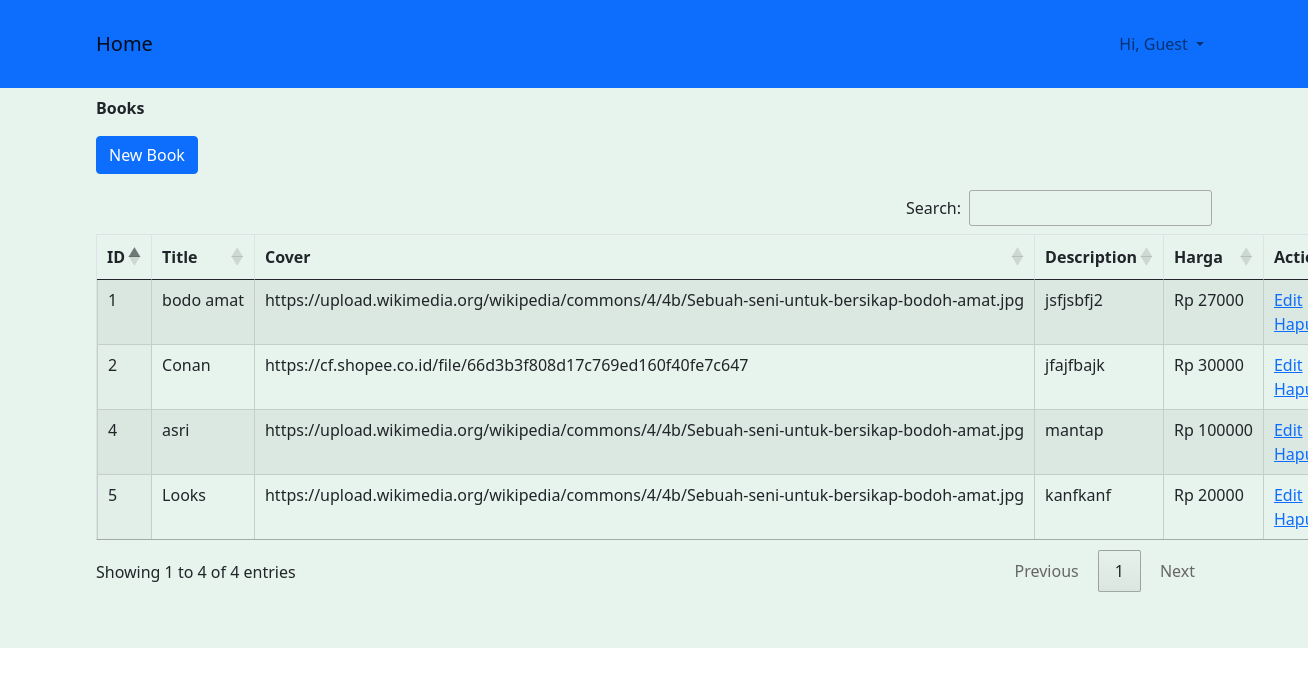
Page /dashboard.php on the committed database.
### tables this page shows
CREATE TABLE `books` (
  `id` int(5) NOT NULL AUTO_INCREMENT,
  `title` varchar(20) DEFAULT NULL,
  `cover` varchar(255) DEFAULT NULL,
  `description` varchar(255) DEFAULT NULL,
  `harga` double DEFAULT NULL,
  PRIMARY KEY (`id`)
);

### dashboard.php (the view, shortened to what this page needs)
<?php
include('koneksi.php');
$query =  mysqli_query($koneksi, "SELECT * FROM books");
$result = mysqli_fetch_all($query, MYSQLI_ASSOC);
?>
<!DOCTYPE html>
<html>
<head>
    <link rel="stylesheet" type="text/css" media="screen" href="https://cdn.datatables.net/1.11.1/css/jquery.dataTables.min.css">
    <link rel="stylesheet" type="text/css" href="https://cdn.datatables.net/buttons/2.1.0/css/buttons.dataTables.min.css">
    <link rel="stylesheet" type="text/css" media="screen" href="https://cdnjs.cloudflare.com/ajax/libs/twitter-bootstrap/4.5.2/css/bootstrap.min.css">
    <link rel="stylesheet" type="text/css" media="screen" href="https://cdn.datatables.net/1.11.1/css/dataTables.bootstrap4.min.css">
    <link rel="stylesheet" href="css/bootstrap.css">
    <link rel="stylesheet" href="css/style.css">
</head>
<body>
    <nav class="navbar py-4 navbar-expand-lg navbar-light bg-primary fixed-lg-top">
        <div class="container">
            <a class="navbar-brand" href="index.php">Home</a>
            <div class="collapse navbar-collapse" id="navbarSupportedContent">
                <ul class="navbar-nav nav-end ms-auto">
                <li class="nav-item dropdown">
          <a class="nav-link dropdown-toggle" href="#" id="navbarScrollingDropdown" role="button" data-bs-toggle="dropdown" aria-expanded="false">
            Hi, Guest
          </a>
        </li>
                </ul>
            </div>
        </div>
    </nav>
    <div class="search-and-convert bg-success p-2 text-dark bg-opacity-10">
        <div class="container">
            <div class="row">
                <div class="col">
                    <p><strong>Books</strong></p>
                    <button type="button" class="btn btn-primary mb-lg-3" onclick="location.href='input.php'">New Book</button>
                </div>
            </div>
            <div class="row mb-5">
                <div class="col">
                    <table id="contoh" class="table table-striped table-bordered cell-border display nowrap" style="width:100%">
                        <thead>
                            <tr>
                                <th>ID</th>
                                <th>Title</th>
                                <th>Cover</th>
                                <th>Description</th>
                                <th>Harga</th>
                                <th>Action</th>
                            </tr>
                        </thead>
                        <tbody>
                            <?php foreach ($result as $value) { ?>
                            <tr>
                            <td><?php echo $value['id'] ?></td>
                            <td><?php echo $value['title'] ?></td>
                            <td><?php echo $value['cover']?></td>
                            <td><?php echo $value['description']?></td>
                            <td>Rp <?php echo $value['harga']?></td>
                            <td>
                                <a href="edit.php?id=<?php echo $value['id']?>">Edit</a>
                                <br>
                            <a href="delete.php?id=<?php echo $value['id']?>">Hapus</a>
                        </td>
                            </tr>
                        <?php } ?>
                        </tbody>
                    </table>
                </div>
            </div>
        </div>
    </div>
</body>
</html>

### css/style.css (style rules this page uses)
* { margin: 0; padding: 0; }

### rows in the picture
books: id "1", title "bodo amat", cover "https://upload.wikimedia.org/wikipedia/commons/4/4b/Sebuah-seni-untuk-bersikap-bodoh-amat.jpg", description "jsfjsbfj2", harga "27000"
books: id "2", title "Conan", cover "https://cf.shopee.co.id/file/66d3b3f808d17c769ed160f40fe7c647", description "jfajfbajk", harga "30000"
books: id "4", title "asri", cover "https://upload.wikimedia.org/wikipedia/commons/4/4b/Sebuah-seni-untuk-bersikap-bodoh-amat.jpg", description "mantap", harga "100000"
books: id "5", title "Looks", cover "https://upload.wikimedia.org/wikipedia/commons/4/4b/Sebuah-seni-untuk-bersikap-bodoh-amat.jpg", description "kanfkanf", harga "20000"
